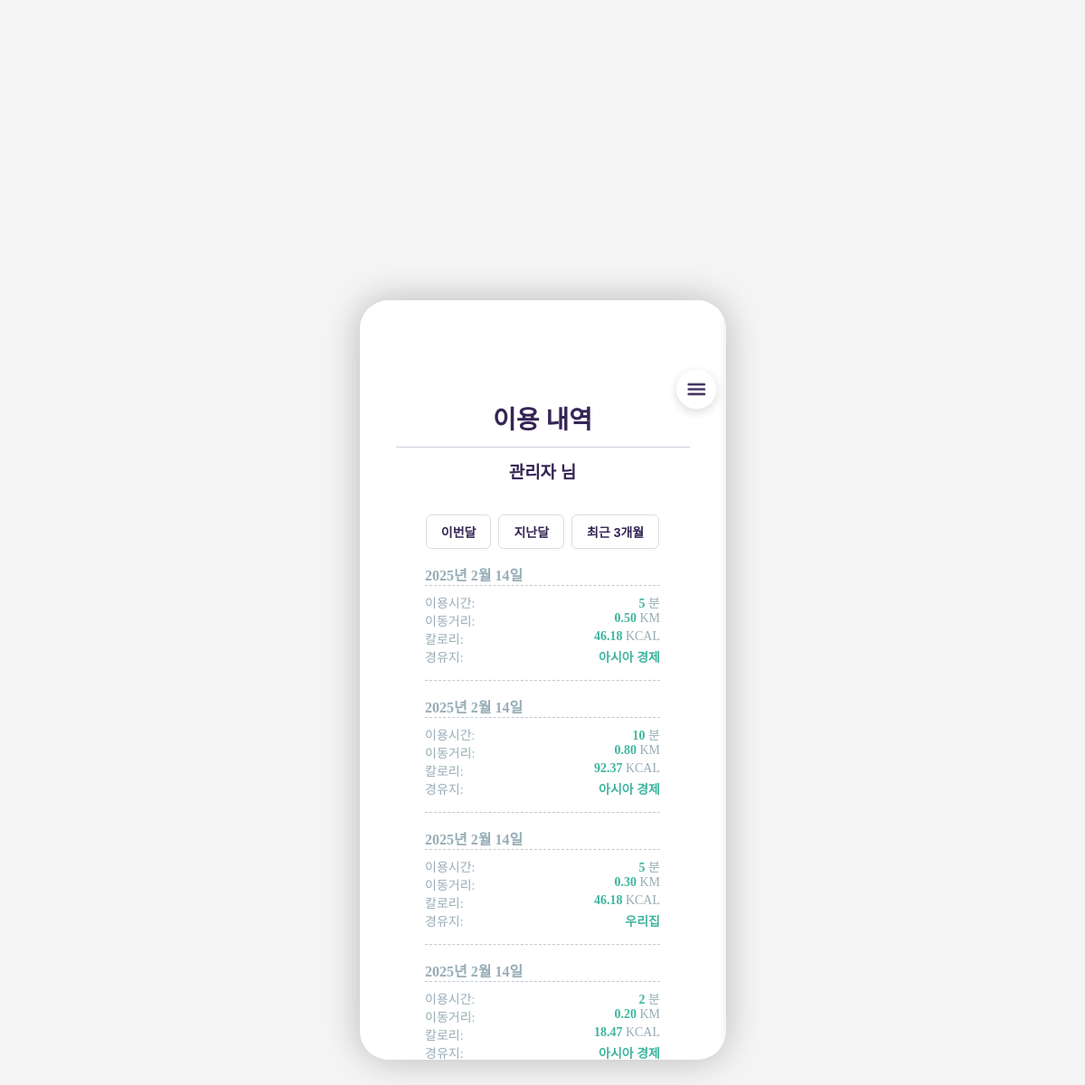
The app's page /riding/usage_history/ (signed in) with its own data.
### users/models.py (models this page shows, shortened)
class Profile(models.Model):
    user = models.OneToOneField(User, on_delete=models.CASCADE)
    nickname = models.CharField(max_length=50, unique=True)
    birth = models.CharField(max_length=6)
    birth_end = models.CharField(max_length=1)
    email = models.EmailField(unique=True)
    weight = models.DecimalField(max_digits=5, decimal_places=1, null=True, blank=True)
    preferred_station = models.CharField(max_length=100, null=True, blank=True)
    created_at = models.DateTimeField(default=timezone.now)
    updated_at = models.DateTimeField(auto_now=True)
    current_mileage = models.IntegerField(default=0)  # 현재 보유 마일리지
    average_daily_distance = models.DecimalField(
        max_digits=8, decimal_places=2, default=0.00
    )  # 평균 일일 주행 거리 (km)
    average_speed = models.DecimalField(
        max_digits=5, decimal_places=2, default=0.00
    )  # 평균 주행 속도 (km/h)
    most_used_station = models.CharField(
        max_length=100, null=True, blank=True
    )  # 가장 자주 이용한 대여소

### riding/models.py (models this page shows, shortened)
class RideHistory(models.Model):
    user = models.ForeignKey(
        User, on_delete=models.CASCADE
    )  # 1:N 관계 (사용자 1명 : 여러 이용 기록)
    ride_date = models.DateField(default=timezone.now)  # 이용 날짜
    ride_start_time = models.DateTimeField(null=True, blank=True)  # 이용 시작 시간
    ride_end_time = models.DateTimeField(null=True, blank=True)  # 이용 종료 시간
    usage_time = models.IntegerField(default=0)  # 이용 시간 (분)
    distance = models.DecimalField(
        max_digits=7, decimal_places=2, default=0.00
    )  # 이동 거리 (KM)
    calories = models.DecimalField(
        max_digits=6, decimal_places=2, default=0.00
    )  # 소모 칼로리 (KCAL)
    frequent_route = models.CharField(max_length=255, null=True, blank=True)  # 경유지

### riding/views.py (the view)
# urls.py: path("usage_history/", views.usage_history, name="usage_history"),
@login_required
def usage_history(request):
    ride_history = RideHistory.objects.filter(user=request.user).order_by("-ride_date")
    return render(request, "riding/usage_history.html", {"ride_history": ride_history})

### riding/templates/riding/usage_history.html (shortened to what this page needs)
{% load static %}
<!DOCTYPE html>
<html lang="ko">
<head>
    <link rel="stylesheet" href="{% static 'riding/css/usage_history.css' %}">
</head>
<body>
    <div class="container">
        <button class="nav-button" aria-label="메뉴 열기" id="menu-button"></button>
        <img class="menu-logo" src="{% static 'riding/images/menu-logo.png' %}" alt="메뉴 아이콘" /></img>
        <div class="header">
            <h1>이용 내역</h1>
            <div class="divider"></div>
            <div class="user-info">
                {% if user.is_authenticated %}
                    <span class="username">{{ user.profile.nickname }}</span> 님
                {% endif %}
            </div>
        </div>
        <div class="filter-buttons">
            <button class="filter-btn">이번달</button>
            <button class="filter-btn">지난달</button>
            <button class="filter-btn">최근 3개월</button>
        </div>
            <div class="history-list">
                {% for ride in ride_history %}
                <div class="history-item">
                    <div class="date">{{ ride.ride_date }}</div>
                    <div class="detail">
                        <div class="info">
                            <span>이용시간:</span>
                            <div class="value-container">
                                <span class="value">{{ ride.usage_time }}</span>
                                <span class="unit">분</span>
                            </div>
                        </div>
                        <div class="info">
                            <span>이동거리:</span>
                            <div class="value-container">
                                <span class="value">{{ ride.distance }}</span>
                                <span class="unit">KM</span>
                            </div>
                        </div>
                        <div class="info">
                            <span>칼로리:</span>
                            <div class="value-container">
                                <span class="value">{{ ride.calories }}</span>
                                <span class="unit">KCAL</span>
                            </div>
                        </div>
                        <div class="info">
                            <span>경유지:</span>
                            <span class="value place">{{ ride.frequent_route }}</span>
                        </div>
                    </div>
                </div>
                {% endfor %}
            </div>
        </div>
</body>
</html>

### static/riding/css/usage_history.css (style rules this page uses)
* { margin: 0; padding: 0; box-sizing: border-box; }
body { background-color: #F5F5F5; min-height: 100vh; display: flex; justify-content: center; align-items: center; }
.container { position: relative; width: 405px; height: 840px; background: #FFFFFF; box-shadow: 0px 0px 40px rgba(0, 0, 0, 0.25); border-radius: 32px; padding: 40px; overflow: hidden; overflow-y: scroll; -ms-overflow-style: none; scrollbar-width: none; }
.nav-button { position: absolute; top: 77px; right: 10.5px; width: 43.5px; height: 43.5px; background-color: transparent; border: none; border-radius: 50%; display: flex; justify-content: center; align-items: center; z-index: 3; cursor: pointer; padding: 0; }
.menu-logo { position: absolute; top: 67.5px; right: -1px; width: 70px; height: 70px; display: flex; justify-content: center; align-items: center; background-color: transparent; z-index: 2; padding: 0; object-fit: contain; pointer-events: none; }
.header { text-align: center; margin-top: 70px; }
.header h1 { font-size: 28px; font-weight: bold; color: #352555; }
.user-info { font-size: 19px; font-weight: bold; color: #352555; margin-top: 8px; }
.filter-buttons { display: flex; justify-content: center; gap: 8px; margin-top: 35px; }
.filter-btn { color: #352555; background-color: white; border: 1px solid #ddd; padding: 8px 16px; font-size: 14px; border-radius: 6px; cursor: pointer; font-weight: bold; }
.history-list { width: 80%; max-width: 300px; margin-top: 16px; margin-left: auto; margin-right: auto; max-height: none; overflow-y: visible; }
.history-item { margin-bottom: 16px; padding-bottom: 16px; border-bottom: 1px dashed rgba(148, 163, 184, 0.6); }
.date { font-size: 16px; font-weight: bold; color: #97ADB6; border-bottom: 1px dashed rgba(148, 163, 184, 0.6); }
.detail { margin-top: 8px; }
.info { display: flex; justify-content: space-between; font-size: 14px; color: #97ADB6; }
.value { color: #40B59F; font-weight: bold; }
.divider { width: 100%; height: 1px; background-color: rgba(148, 163, 184, 0.5); margin: 12px 0; }

### records on screen
RideHistory: ride_date "2025년 2월 14일", usage_time "5", distance "0.50", calories "46.18", frequent_route "아시아 경제"
RideHistory: ride_date "2025년 2월 14일", usage_time "10", distance "0.80", calories "92.37", frequent_route "아시아 경제"
RideHistory: ride_date "2025년 2월 14일", usage_time "5", distance "0.30", calories "46.18", frequent_route "우리집"
RideHistory: ride_date "2025년 2월 14일", usage_time "2", distance "0.20", calories "18.47", frequent_route "아시아 경제"

### other values on screen
{{ user.profile.nickname }} "관리자"
